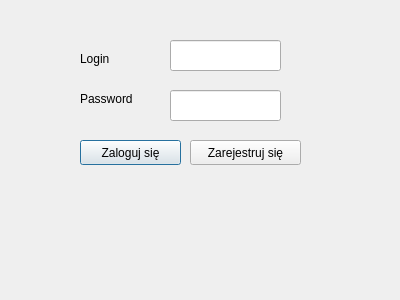
<?xml version="1.0" encoding="UTF-8"?>
<ui version="4.0">
 <class>register_login</class>
 <widget class="QDialog" name="register_login">
  <property name="geometry">
   <rect>
    <x>0</x>
    <y>0</y>
    <width>400</width>
    <height>300</height>
   </rect>
  </property>
  <property name="windowTitle">
   <string>Dialog</string>
  </property>
  <widget class="QPushButton" name="pushButton">
   <property name="geometry">
    <rect>
     <x>80</x>
     <y>140</y>
     <width>101</width>
     <height>25</height>
    </rect>
   </property>
   <property name="text">
    <string>Zaloguj się</string>
   </property>
  </widget>
  <widget class="QPushButton" name="pushButton_2">
   <property name="geometry">
    <rect>
     <x>190</x>
     <y>140</y>
     <width>111</width>
     <height>25</height>
    </rect>
   </property>
   <property name="text">
    <string>Zarejestruj się</string>
   </property>
  </widget>
  <widget class="QLineEdit" name="lineEdit">
   <property name="geometry">
    <rect>
     <x>170</x>
     <y>40</y>
     <width>111</width>
     <height>31</height>
    </rect>
   </property>
   <property name="text">
    <string/>
   </property>
  </widget>
  <widget class="QLineEdit" name="lineEdit_2">
   <property name="geometry">
    <rect>
     <x>170</x>
     <y>90</y>
     <width>111</width>
     <height>31</height>
    </rect>
   </property>
  </widget>
  <widget class="QLabel" name="label">
   <property name="geometry">
    <rect>
     <x>80</x>
     <y>50</y>
     <width>67</width>
     <height>17</height>
    </rect>
   </property>
   <property name="text">
    <string>Login</string>
   </property>
  </widget>
  <widget class="QLabel" name="label_2">
   <property name="geometry">
    <rect>
     <x>80</x>
     <y>90</y>
     <width>67</width>
     <height>17</height>
    </rect>
   </property>
   <property name="text">
    <string>Password</string>
   </property>
  </widget>
 </widget>
 <resources/>
 <connections/>
</ui>
